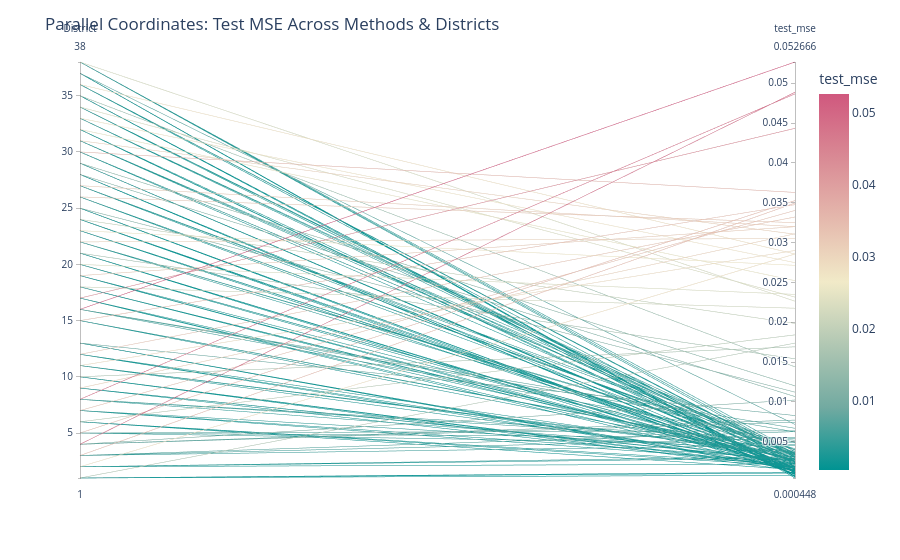

This figure's notebook cell:
### Code cell
import plotly.express as px
fig = px.parallel_coordinates(df_all, color="test_mse",
                              dimensions=["District", "method", "test_mse"],
                              color_continuous_scale=px.colors.diverging.Tealrose)
fig.update_layout(title="Parallel Coordinates: Test MSE Across Methods & Districts")
fig.show()

### Figure 1 — Plotly figure (JSON) as saved in the notebook; plotly's stock layout.template omitted (floating-point values rounded to 4 significant figures; data arrays with more than 128 entries replaced by an {"elided": "..."} marker saying what was removed)
{"data": [{"dimensions": [{"label": "District", "values": {"elided": "148 int values"}}, {"label": "test_mse", "values": {"elided": "148 float values"}}], "domain": {"x": [0, 1], "y": [0, 1]}, "line": {"color": {"elided": "148 float values"}, "coloraxis": "coloraxis"}, "name": "", "type": "parcoords"}], "layout": {"coloraxis": {"colorbar": {"title": {"text": "test_mse"}}, "colorscale": [[0, "rgb(0, 147, 146)"], [0.1667, "rgb(114, 170, 161)"], [0.3333, "rgb(177, 199, 179)"], [0.5, "rgb(241, 234, 200)"], [0.6667, "rgb(229, 185, 173)"], [0.8333, "rgb(217, 137, 148)"], [1, "rgb(208, 88, 126)"]]}, "legend": {"tracegroupgap": 0}, "margin": {"t": 60}, "title": {"text": "Parallel Coordinates: Test MSE Across Methods & Districts"}}}
